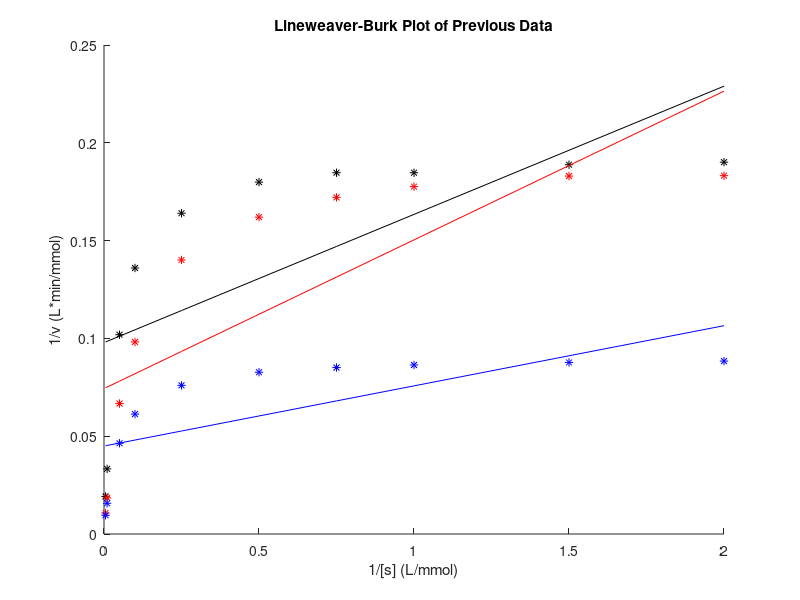

MATLAB code for this plot:
hold on
x=[0.0192 0.0333 0.1019 0.1360 0.1640 0.1799 0.1847 0.1847 0.1888 0.19010];

y=[0.0107 0.0185 0.0667 0.0982 0.1401 0.1620 0.1721 0.1776 0.1830 0.1832];

z=[0.0096 0.0157 0.0464 0.0613 0.0760 0.0827 0.0851 0.0864 0.0877 0.0884];

a=[0.005 0.01 0.05 0.1 0.25 0.5 0.75 1 1.5 2];


%vmaxX=0.19; kmX=0.043; ux=kmX/vmaxX;
%vmaxY=0.185; kmY=0.09; uy=kmY/vmaxY;
vmaxZ=0.09; kmZ=0.05; uz=kmZ/vmaxZ;



plot(a,x,'k*') %1/2vmax=0.095 km= 0.043 vmax=0.19
plot(a,y,'r*') %vmax= .185 1/2vmax = .0925 km=0.09
plot(a,z,'b*') %vmax=0.090 1/2vmax=0.045 km=0.05


Fit = polyfit(a,x,1);
INTercept=Fit(2);
disp(INTercept);
f=(polyval(Fit,a));
plot(a,f,'k');

Fit = polyfit(a,y,1);
INTercept=Fit(2);
disp(INTercept);
f=(polyval(Fit,a));
plot(a,f,'r')

Fit = polyfit(a,z,1);
INTercept=Fit(2);
disp(INTercept);
f=(polyval(Fit,a));
plot(a,f,'b');


ylabel('1/v (L*min/mmol)')
xlabel('1/[s] (L/mmol)')
title('Lineweaver-Burk Plot of Previous Data')
hold off
